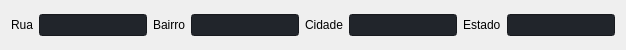
                        <widget class="QWidget" name="horizontalWidget" native="true">
                         <property name="minimumSize">
                          <size>
                           <width>0</width>
                           <height>29</height>
                          </size>
                         </property>
                         <property name="maximumSize">
                          <size>
                           <width>16777215</width>
                           <height>50</height>
                          </size>
                         </property>
                         <layout class="QHBoxLayout" name="horizontalLayout_19">
                          <item>
                           <layout class="QHBoxLayout" name="horizontalLayout_34">
                            <item>
                             <widget class="QLabel" name="label_34">
                              <property name="text">
                               <string>Rua</string>
                              </property>
                             </widget>
                            </item>
                            <item>
                             <widget class="QLineEdit" name="lineEdit_40">
                              <property name="enabled">
                               <bool>false</bool>
                              </property>
                              <property name="minimumSize">
                               <size>
                                <width>0</width>
                                <height>22</height>
                               </size>
                              </property>
                              <property name="styleSheet">
                               <string notr="true">background-color: rgb(33, 37, 43);</string>
                              </property>
                             </widget>
                            </item>
                           </layout>
                          </item>
                          <item>
                           <layout class="QHBoxLayout" name="horizontalLayout_30">
                            <item>
                             <widget class="QLabel" name="label_35">
                              <property name="text">
                               <string>Bairro</string>
                              </property>
                             </widget>
                            </item>
                            <item>
                             <widget class="QLineEdit" name="lineEdit_41">
                              <property name="enabled">
                               <bool>false</bool>
                              </property>
                              <property name="minimumSize">
                               <size>
                                <width>0</width>
                                <height>22</height>
                               </size>
                              </property>
                              <property name="styleSheet">
                               <string notr="true">background-color: rgb(33, 37, 43);</string>
                              </property>
                             </widget>
                            </item>
                           </layout>
                          </item>
                          <item>
                           <layout class="QHBoxLayout" name="horizontalLayout_22">
                            <item>
                             <widget class="QLabel" name="label_36">
                              <property name="text">
                               <string>Cidade</string>
                              </property>
                             </widget>
                            </item>
                            <item>
                             <widget class="QLineEdit" name="lineEdit_42">
                              <property name="enabled">
                               <bool>false</bool>
                              </property>
                              <property name="minimumSize">
                               <size>
                                <width>0</width>
                                <height>22</height>
                               </size>
                              </property>
                              <property name="styleSheet">
                               <string notr="true">background-color: rgb(33, 37, 43);</string>
                              </property>
                             </widget>
                            </item>
                           </layout>
                          </item>
                          <item>
                           <layout class="QHBoxLayout" name="horizontalLayout_21">
                            <item>
                             <widget class="QLabel" name="label_37">
                              <property name="text">
                               <string>Estado</string>
                              </property>
                             </widget>
                            </item>
                            <item>
                             <widget class="QLineEdit" name="lineEdit_43">
                              <property name="enabled">
                               <bool>false</bool>
                              </property>
                              <property name="minimumSize">
                               <size>
                                <width>0</width>
                                <height>22</height>
                               </size>
                              </property>
                              <property name="styleSheet">
                               <string notr="true">background-color: rgb(33, 37, 43);</string>
                              </property>
                             </widget>
                            </item>
                           </layout>
                          </item>
                         </layout>
                        </widget>
